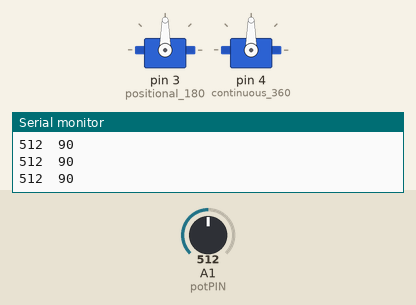
The sketch below on a simulated Arduino Uno, built with avr-gcc and run on an emulated ATmega328P. Parts: 2 × servo, the last lines printed to the serial monitor. The test bench sets the inputs (shaded band); at power-on: A1 (potPIN) = 512.

Above: at 1.2 s.
1.3 s: A1 (potPIN) set to 560
At 2.5 s:
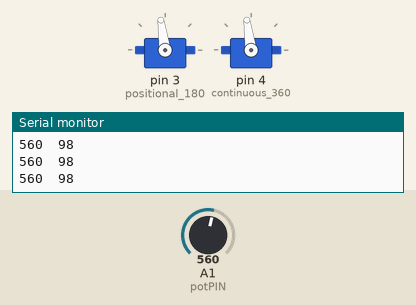
2.8 s: A1 (potPIN) set to 584
At 3.7 s:
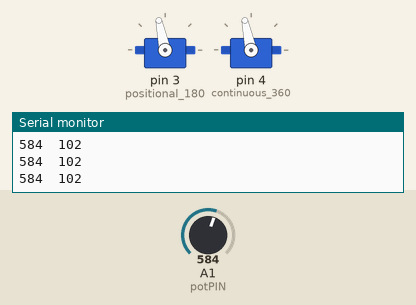
4.3 s: A1 (potPIN) set to 716
At 4.9 s:
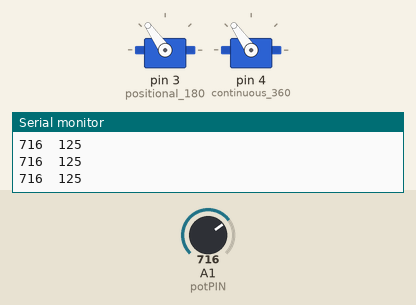
5.8 s: A1 (potPIN) set to 900
At 6.1 s:
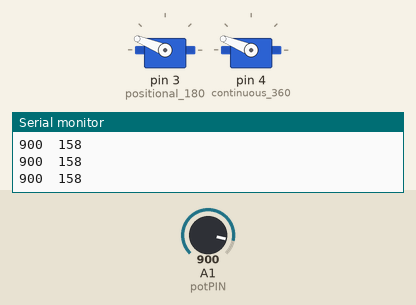
7.3 s: A1 (potPIN) set to 988
At 8.5 s:
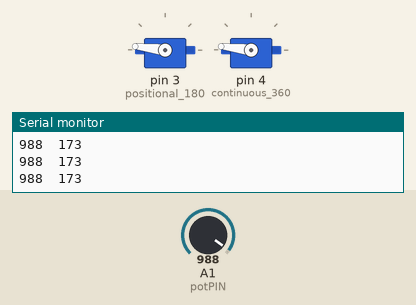
8.8 s: A1 (potPIN) set to 1007
At 9.7 s:
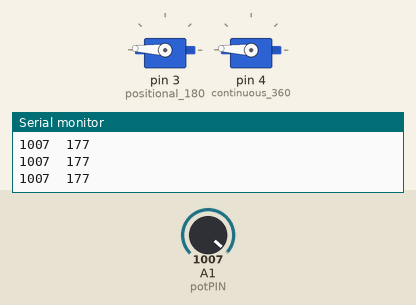
Timing chart, 0 to 11.3 s (numbered marks = the images above; inputs shaded):
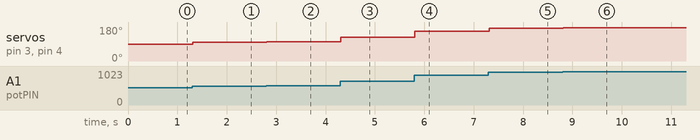

Measured:
- after the input at 1.3 s, servo on pin 3 (positional_180), servo on pin 4 (continuous_360): 90° → 98° at once
- after the input at 2.8 s, servo on pin 3 (positional_180), servo on pin 4 (continuous_360): 98° → 102° at once
- after the input at 4.3 s, servo on pin 3 (positional_180), servo on pin 4 (continuous_360): 102° → 125° at once
- after the input at 5.8 s, servo on pin 3 (positional_180), servo on pin 4 (continuous_360): 125° → 158° at once
- after the input at 7.3 s, servo on pin 3 (positional_180), servo on pin 4 (continuous_360): 158° → 173° at once
- after the input at 8.8 s, servo on pin 3 (positional_180), servo on pin 4 (continuous_360): 173° → 177° at once

The sketch:

W07-12-servoTest_180_360.ino
```cpp
// continuous and postional servos

#include <Servo.h>

Servo positional_180;
Servo continuous_360;

int pos = 90;
int potPIN = A1;  // where is the potentiometer?

void setup()
{
  positional_180.attach(3);
  continuous_360.attach(4);
  pinMode( potPIN, INPUT);
  Serial.begin(9600);
}

void loop()
{
  int pos = analogRead(potPIN);

  Serial.print(pos);   // raw number
  Serial.print("\t");  // tab

  pos = map(pos, 0, 1023, 0, 180); // scale the input
  Serial.println(pos); // input value mapped to angle

  positional_180.write(pos);// value as Angle
  continuous_360.write(pos);

  delay(15);
}
```
